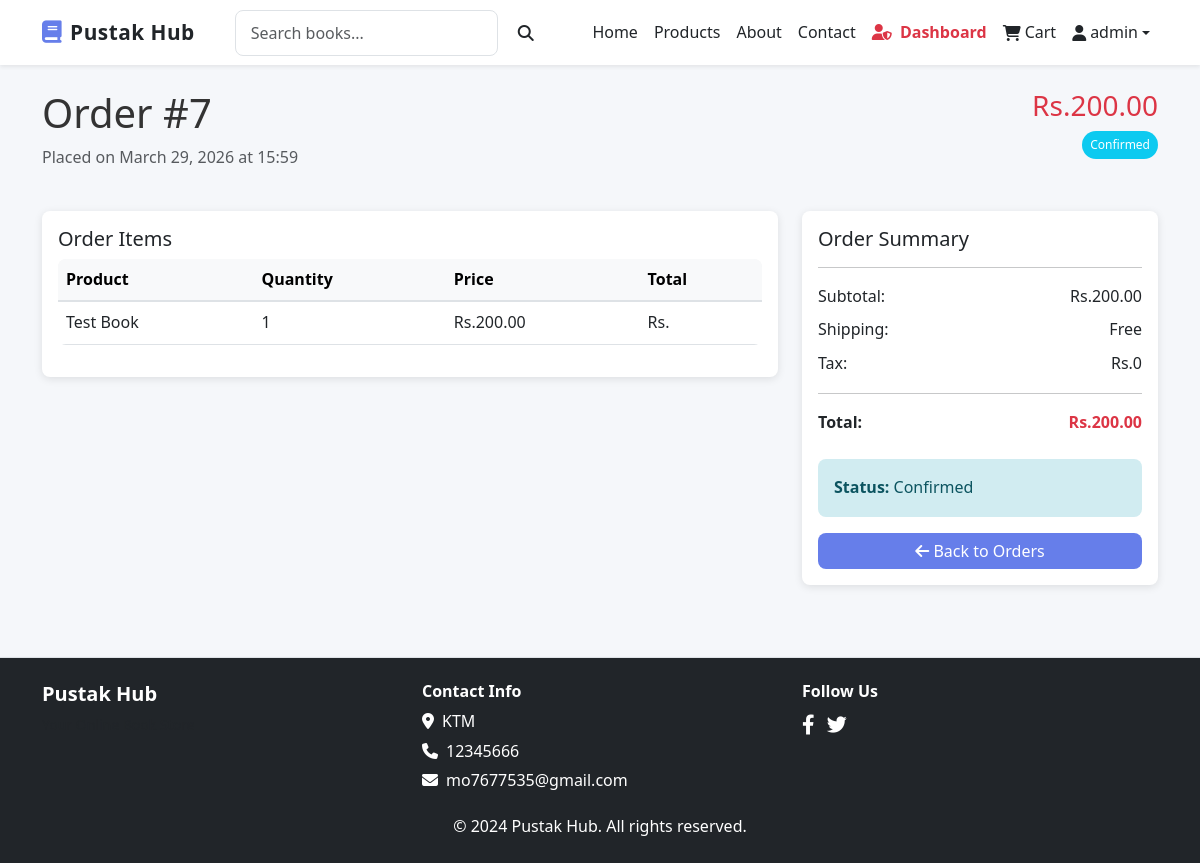
/order/7/ (signed in), run on the app's committed database.
### bookstore/models.py (models this page shows, shortened)
class Order(models.Model):
    ORDER_STATUS = [
        ('pending', 'Pending'),
        ('confirmed', 'Confirmed'),
        ('shipped', 'Shipped'),
        ('delivered', 'Delivered'),
        ('cancelled', 'Cancelled'),
    ]
    id = models.AutoField(primary_key=True)
    user = models.ForeignKey(User, on_delete=models.CASCADE, related_name='orders')
    total_price = models.DecimalField(max_digits=10, decimal_places=2)
    status = models.CharField(max_length=20, choices=ORDER_STATUS, default='pending')
    created_at = models.DateTimeField(auto_now_add=True)
    updated_at = models.DateTimeField(auto_now=True)
    class Meta:
        ordering = ['-created_at']

class OrderItem(models.Model):
    id = models.AutoField(primary_key=True)
    order = models.ForeignKey(Order, on_delete=models.CASCADE, related_name='items')
    product = models.ForeignKey(Product, on_delete=models.CASCADE)
    quantity = models.IntegerField(default=1)
    price = models.DecimalField(max_digits=10, decimal_places=2)
    created_at = models.DateTimeField(auto_now_add=True)
    class Meta:
        ordering = ['-created_at']

class Product(models.Model):
    id = models.AutoField(primary_key=True)
    title = models.CharField(max_length=255)
    author = models.CharField(max_length=255)
    price = models.DecimalField(max_digits=10, decimal_places=2)
    description = models.TextField()
    image = models.ImageField(upload_to='products/', default='products/default.jpg')
    isbn = models.CharField(max_length=20, unique=True)
    category = models.CharField(max_length=100, default='Fiction')
    stock_quantity = models.IntegerField(default=0)
    created_at = models.DateTimeField(auto_now_add=True)
    updated_at = models.DateTimeField(auto_now=True)
    class Meta:
        ordering = ['-created_at']

class SiteSettings(models.Model):
    site_name = models.CharField(max_length=255, default='Pustak Hub')
    logo = models.ImageField(upload_to='settings/', blank=True, null=True)
    email = models.EmailField(max_length=255, blank=True, null=True)
    phone = models.CharField(max_length=50, blank=True, null=True)
    address = models.TextField(blank=True, null=True)
    facebook = models.URLField(blank=True, null=True)
    twitter = models.URLField(blank=True, null=True)
    instagram = models.URLField(blank=True, null=True)
    linkedin = models.URLField(blank=True, null=True)
    footer_text = models.TextField(blank=True, null=True)
    updated_at = models.DateTimeField(auto_now=True)
    class Meta:
        verbose_name = "Site Setting"
        verbose_name_plural = "Site Settings"

### bookstore/views.py (the view)
# urls.py: path('order/<int:pk>/', views.order_detail, name='order_detail'),
@login_required
def order_detail(request, pk):
    order = get_object_or_404(Order, pk=pk, user=request.user)
    order_items = order.items.all()
    context = {
        'order': order,
        'order_items': order_items,
        'page_title': f'Order #{order.id} - Pustak Hub'
    }
    return render(request, 'bookstore/order_detail.html', context)

### bookstore/context_processors.py (called while the page is built)
def settings_context(request):
    settings = SiteSettings.objects.first()
    return {'site_settings': settings}

### templates/bookstore/order_detail.html
{% extends 'base.html' %}
{% block content %}
<div class="container">
    <div class="row mb-4">
        <div class="col-md-8">
            <h1>Order #{{ order.id }}</h1>
            <p class="text-muted">Placed on {{ order.created_at|date:"F d, Y \a\t H:i" }}</p>
        </div>
        <div class="col-md-4 text-end">
            <h3 class="text-danger">Rs.{{ order.total_price }}</h3>
            <span class="badge
                {% if order.status == 'pending' %}bg-warning
                {% elif order.status == 'confirmed' %}bg-info
                {% elif order.status == 'shipped' %}bg-primary
                {% elif order.status == 'delivered' %}bg-success
                {% else %}bg-danger{% endif %} p-2">
                {{ order.get_status_display }}
            </span>
        </div>
    </div>
    <div class="row">
        <div class="col-md-8">
            <div class="card mb-4">
                <div class="card-body">
                    <h5 class="card-title">Order Items</h5>
                    <table class="table">
                        <thead class="table-light">
                            <tr>
                                <th>Product</th>
                                <th>Quantity</th>
                                <th>Price</th>
                                <th>Total</th>
                            </tr>
                        </thead>
                        <tbody>
                            {% for item in order_items %}
                            <tr>
                                <td>{{ item.product.title }}</td>
                                <td>{{ item.quantity }}</td>
                                <td>Rs.{{ item.price }}</td>
                                <td>Rs.{{ item.total }}</td>
                            </tr>
                            {% endfor %}
                        </tbody>
                    </table>
                </div>
            </div>
        </div>
        <div class="col-md-4">
            <div class="card">
                <div class="card-body">
                    <h5 class="card-title">Order Summary</h5>
                    <hr>
                    <div class="d-flex justify-content-between mb-2">
                        <span>Subtotal:</span>
                        <span>Rs.{{ order.total_price }}</span>
                    </div>
                    <div class="d-flex justify-content-between mb-2">
                        <span>Shipping:</span>
                        <span>Free</span>
                    </div>
                    <div class="d-flex justify-content-between mb-3">
                        <span>Tax:</span>
                        <span>Rs.0</span>
                    </div>
                    <hr>
                    <div class="d-flex justify-content-between mb-4">
                        <strong>Total:</strong>
                        <strong class="text-danger">Rs.{{ order.total_price }}</strong>
                    </div>
                    <div class="alert alert-info">
                        <p class="mb-0"><strong>Status:</strong> {{ order.get_status_display }}</p>
                    </div>
                    <a href="{% url 'profile' %}" class="btn btn-primary w-100">
                        <i class="fas fa-arrow-left"></i> Back to Orders
                    </a>
                </div>
            </div>
        </div>
    </div>
</div>
{% endblock %}

### templates/base.html (shortened to what this page needs)
{% load static %}
<!DOCTYPE html>
<html lang="en">
<head>
    <link href="https://cdnjs.cloudflare.com/ajax/libs/bootstrap/5.3.0/css/bootstrap.min.css" rel="stylesheet">
    <link href="https://cdnjs.cloudflare.com/ajax/libs/font-awesome/6.4.0/css/all.min.css" rel="stylesheet">
    <link rel="stylesheet" href="{% static 'css/style.css' %}">
</head>
<body>
{% if user.is_authenticated or request.resolver_match.url_name not in 'login,register' %}
<nav class="navbar navbar-expand-lg navbar-light bg-white shadow-sm sticky-top">
    <div class="container">
        <a class="navbar-brand fw-bold d-flex align-items-center text-dark" href="{% url 'home' %}">
            <i class="fas fa-book me-2"></i> Pustak Hub
        </a>
        <div class="collapse navbar-collapse" id="navbarNav">
            <form class="d-flex mx-lg-4 my-2 my-lg-0" method="GET" action="{% url 'products' %}">
                <input
                    class="form-control me-2"
                    type="search"
                    name="q"
                    placeholder="Search books..."
                    value="{{ request.GET.q }}"
                >
                <button class="btn btn-outline-dark" type="submit">
                    <i class="fas fa-search"></i>
                </button>
            </form>
            <ul class="navbar-nav ms-auto align-items-lg-center">
                <li class="nav-item"><a class="nav-link text-dark" href="{% url 'home' %}">Home</a></li>
                <li class="nav-item"><a class="nav-link text-dark" href="{% url 'products' %}">Products</a></li>
                <li class="nav-item"><a class="nav-link text-dark" href="{% url 'about' %}">About</a></li>
                <li class="nav-item"><a class="nav-link text-dark" href="{% url 'contact' %}">Contact</a></li>
                {% if user.is_authenticated and user.is_superuser %}
                <li class="nav-item">
                    <a class="nav-link text-danger fw-bold" href="/admin/">
                        <i class="fas fa-user-shield me-1"></i> Dashboard
                    </a>
                </li>
                {% endif %}
                <li class="nav-item position-relative">
                    <a class="nav-link d-flex align-items-center text-dark" href="{% url 'cart' %}">
                        <i class="fas fa-shopping-cart me-1"></i> Cart
                    </a>
                </li>
                {% if user.is_authenticated %}
                    <li class="nav-item dropdown">
                        <a class="nav-link dropdown-toggle text-dark d-flex align-items-center" href="#" id="userDropdown" role="button" data-bs-toggle="dropdown">
                            <i class="fas fa-user me-1"></i> {{ user.username }}
                        </a>
                    </li>
                {% else %}
                    <li class="nav-item"><a class="nav-link text-dark" href="{% url 'login' %}">Login</a></li>
                    <li class="nav-item"><a class="nav-link text-dark" href="{% url 'register' %}">Register</a></li>
                {% endif %}
            </ul>
        </div>
    </div>
</nav>
{% endif %}
<main class="py-4">
    {% block content %}{% endblock %}
</main>
<footer class="bg-dark text-white mt-5 py-4 shadow-sm">
    <div class="container">
        <div class="row text-center text-md-start">
            <div class="col-md-4 mb-3 mb-md-0">
                <h5 class="fw-bold">Pustak Hub</h5>
                <p class="text-muted small">Your Online Book Store</p>
            </div>
            <div class="col-md-4 mb-3 mb-md-0">
                <h6 class="fw-bold">Contact Info</h6>
                {% if site_settings %}
                    {% if site_settings.address %}
                        <p class="mb-1"><i class="fas fa-map-marker-alt me-2"></i>{{ site_settings.address }}</p>
                    {% endif %}
                    {% if site_settings.phone %}
                        <p class="mb-1"><i class="fas fa-phone me-2"></i>{{ site_settings.phone }}</p>
                    {% endif %}
                    {% if site_settings.email %}
                        <p class="mb-1"><i class="fas fa-envelope me-2"></i>{{ site_settings.email }}</p>
                    {% endif %}
                {% endif %}
            </div>
            <div class="col-md-4">
                <h6 class="fw-bold">Follow Us</h6>
                {% if site_settings %}
                    {% if site_settings.facebook %}
                        <a href="{{ site_settings.facebook }}" class="me-2 text-white fs-5"><i class="fab fa-facebook-f"></i></a>
                    {% endif %}
                    {% if site_settings.twitter %}
                        <a href="{{ site_settings.twitter }}" class="me-2 text-white fs-5"><i class="fab fa-twitter"></i></a>
                    {% endif %}
                {% endif %}
            </div>
        </div>
        <div class="text-center mt-3">
            <p class="mb-0">&copy; 2024 Pustak Hub. All rights reserved.</p>
        </div>
    </div>
</footer>
</body>
</html>

### static/css/style.css (style rules this page uses)
:root { --primary-color: #667eea; --secondary-color: #764ba2; --success-color: #28a745; --danger-color: #dc3545; --warning-color: #ffc107; --info-color: #17a2b8; --light-color: #f8f9fa; --dark-color: #343a40; --border-radius: 8px; --font-family: 'Segoe UI', Tahoma, Geneva, Verdana, sans-serif; }
* { margin: 0; padding: 0; box-sizing: border-box; }
body { font-family: var(--font-family); background-color: #f5f7fa; color: #333; line-height: 1.6; }
a { color: var(--primary-color); text-decoration: none; transition: all 0.3s ease; }
.navbar { box-shadow: 0 2px 8px rgba(0, 0, 0, 0.1); padding: 0.6rem 0; }
.navbar-brand { font-size: 1.3rem !important; font-weight: 700 !important; letter-spacing: 0.5px; transition: all 0.3s ease; }
.navbar-brand i { font-size: 1.4rem; margin-right: 8px !important; color: #667eea; }
.card { border: none; border-radius: var(--border-radius); box-shadow: 0 2px 8px rgba(0, 0, 0, 0.1); transition: all 0.3s ease; }
.btn { border-radius: var(--border-radius); font-weight: 500; transition: all 0.3s ease; border: none; }
.btn-primary { background-color: var(--primary-color); color: white; }
.table { background-color: white; border-radius: var(--border-radius); overflow: hidden; }
.table thead { background-color: var(--light-color); border-bottom: 2px solid #dee2e6; }
.form-control { border-radius: var(--border-radius); border: 1px solid #dee2e6; padding: 10px 15px; transition: all 0.3s ease; }
.alert { border-radius: var(--border-radius); border: none; }
.alert-info { background-color: #d1ecf1; color: #0c5460; }
.badge { border-radius: 20px; padding: 8px 12px; font-weight: 500; }
footer { margin-top: 50px; background-color: #1a1a2e; border-top: 1px solid #dee2e6; color: white; text-align: center; padding: 20px 0; }
.text-center { text-align: center; }
.mt-5 { margin-top: 3rem !important; }
.mb-4 { margin-bottom: 1.5rem !important; }

### templates/base.html (style rules this page uses)
a { text-decoration: none; }
.navbar-brand i { font-size: 1.4rem; color: #667eea; }
.navbar { box-shadow: 0 2px 8px rgba(0,0,0,0.1); }

### data on the page
Order: id "7", created_at "March 29, 2026 at 15:59", total_price "200.00", status "Confirmed"
OrderItem: product "Test Book", quantity "1", price "200.00"
SiteSettings: address "KTM", phone "12345666", email "mo7677535@gmail.com"

### other printed values
{{ user.username }} "admin"
